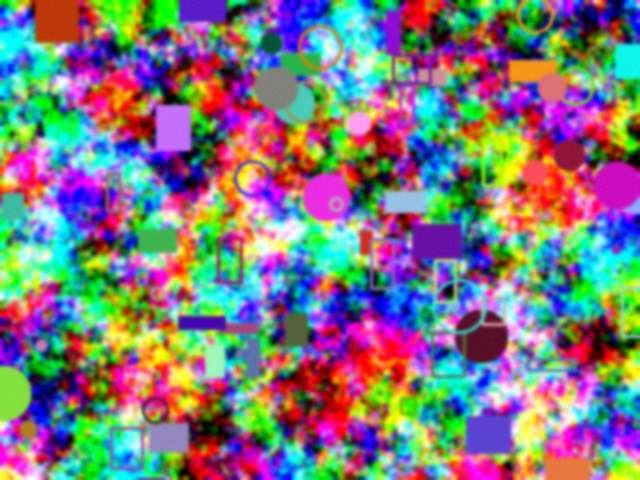
#> input picture imageguard/backend/evaluation/data/synthetic/clean_scene_jpg60_500.jpg, 640 x 480 px
$ python -i copy_move_service.py   (imports and definitions only)
#> lines starting #> are read from the running program, lines starting #| are printed output that depends on the picture
"""Copy-move candidate detection: ORB + Hamming matching + RANSAC similarity clustering.

This is an explainable baseline. Pipeline:
  1. grayscale analysis copy, optionally downscaled (scale tracked for coordinate mapping)
  2. ORB keypoints + 256-bit binary descriptors
  3. self-matching with Hamming distance: for every keypoint, find nearest neighbours,
     discarding itself and any neighbour closer than `min_displacement` pixels, then
     apply Lowe's ratio test and an absolute Hamming-distance cap
  4. unordered de-duplication of symmetric pairs (a<->b)
  5. sequential RANSAC: repeatedly fit a similarity transform (translation, rotation,
     uniform scale) to the remaining matches; its inliers form one candidate cluster
  6. clusters are filtered by support, spatial extent and overlap, then localized by the
     (padded) convex hull of the matched keypoints on each side

The algorithm cannot tell which side is the original and which is the copy, so regions
are reported symmetrically as region_a / region_b. Localization is approximate (hulls
of sparse keypoints), not pixel-accurate. No probability/confidence is produced.
"""
import time
from dataclasses import asdict, dataclass

import cv2
import numpy as np

METHOD_NAME = "orb-hamming-ransac"
METHOD_VERSION = "1.0.0"

LIMITATIONS = [
    "Only copy-move (duplication within the same image) is analysed; splicing from other images, retouching, and AI-generated edits are not detected.",
    "ORB needs texture: smooth or low-contrast copied areas (sky, walls, skin) yield few or no keypoints and can be missed.",
    "Strong rescaling, rotation, blur, noise or recompression of the copied area can break descriptor matching.",
    "Repeated natural or man-made patterns (windows, tiles, foliage) can produce false positives; many distinct consistent transforms are reported as inconclusive.",
    "Regions are approximate hulls of matched keypoints, not pixel-accurate manipulation masks.",
    "A result of 'no candidate regions' only means this method found nothing; it does not show the image is authentic.",
]


@dataclass
class CopyMoveParams:
    max_dimension: int = 1280      # longest side of the analysis copy
    n_features: int = 5000         # ORB keypoint budget
    ratio: float = 0.75            # Lowe ratio threshold (best / second best)
    max_hamming: int = 64          # absolute descriptor distance cap (of 256 bits)
    min_displacement: float = 24.0  # min pixel distance (analysis scale) between a matched pair
    min_matches: int = 8           # min inlier pairs for a cluster to count
    ransac_threshold: float = 3.0  # px reprojection tolerance (analysis scale)
    max_regions: int = 5           # max clusters returned
    min_keypoints: int = 50        # fewer keypoints => inconclusive (insufficient texture)
    min_region_area: float = 400.0  # min hull area (analysis px^2) per side
    repeat_limit: int = 6          # >= this many distinct clusters => repetitive pattern, inconclusive


@dataclass
class Region:
    id: int
    matches: int
    mean_hamming_distance: float
    transform: dict
    region_a: dict
    region_b: dict


@dataclass
class DetectionOutput:
    status: str
    status_reason: str
    original_size: tuple[int, int]  # (width, height)
    analysis_size: tuple[int, int]
    scale: float
    keypoints: int
    matches_before_filtering: int
    matches_after_descriptor_filtering: int
    matches_retained: int
    regions: list[Region]
    warnings: list[str]
    processing_ms: float
    settings: dict
    annotated: np.ndarray  # RGB uint8
    mask: np.ndarray       # HxW uint8 0/255
    heatmap: np.ndarray    # RGB uint8


# ----------------------------------------------------------------------------------------
def _match(des: np.ndarray, pts: np.ndarray, p: CopyMoveParams):
    """Return (pairs [(i, j, dist)], n_candidates). Pairs are unordered-unique."""
    n = len(des)
    k = min(10, n)
    bf = cv2.BFMatcher(cv2.NORM_HAMMING)
    knn = bf.knnMatch(des, des, k=k)
    candidates = 0
    seen: dict[tuple[int, int], float] = {}
    min_d2 = p.min_displacement ** 2
    for i, row in enumerate(knn):
        valid = []
        for m in row:
            j = m.trainIdx
            if j == i:
                continue
            d = pts[i] - pts[j]
            if d[0] * d[0] + d[1] * d[1] < min_d2:
                continue  # self, same-location duplicate, or too close to be a meaningful copy
            valid.append(m)
            if len(valid) == 2:
                break
        if not valid:
            continue
        candidates += 1
        if len(valid) < 2:
            continue
        best, second = valid
        if best.distance > p.max_hamming:
            continue
        if best.distance >= p.ratio * second.distance:
            continue
        key = (min(i, best.trainIdx), max(i, best.trainIdx))
        if key not in seen or best.distance < seen[key]:
            seen[key] = best.distance
    pairs = [(a, b, d) for (a, b), d in seen.items()]
    return pairs, candidates


# [20 lines left out: functions _hull_polygon, _bbox_overlap, not called in this run]


def _cluster(pairs, pts, p: CopyMoveParams, rng_seed: int = 0):
    """Sequential RANSAC over directed copies of the unordered pairs."""
    remaining = list(range(len(pairs)))
    clusters = []
    cv2.setRNGSeed(rng_seed)
    for _ in range(p.max_regions + p.repeat_limit):
        if len(remaining) < p.min_matches:
            break
        src, dst = [], []
        for idx in remaining:
            a, b, _d = pairs[idx]
            src += [pts[a], pts[b]]
            dst += [pts[b], pts[a]]
        src = np.asarray(src, np.float32)
        dst = np.asarray(dst, np.float32)
        M, inl = cv2.estimateAffinePartial2D(src, dst, method=cv2.RANSAC,
                                             ransacReprojThreshold=p.ransac_threshold,
                                             maxIters=3000, confidence=0.995)
        if M is None or inl is None:
            break
        inl = inl.reshape(-1).astype(bool)
        # row 2r is a->b, row 2r+1 is b->a for remaining[r]; a pair is an inlier if either direction fits
        pair_in = inl[0::2] | inl[1::2]
        members = [remaining[r] for r in np.flatnonzero(pair_in)]
        if len(members) < p.min_matches:
            break
        clusters.append((M, members))
        keep = set(members)
        remaining = [i for i in remaining if i not in keep]
    return clusters


# [10 lines left out: function _transform_summary, not called in this run]


def detect_copy_move(rgb: np.ndarray, params: CopyMoveParams | None = None) -> DetectionOutput:
    """Run the detector on an HxWx3 uint8 RGB array."""
    p = params or CopyMoveParams()
    t0 = time.perf_counter()
    H, W = rgb.shape[:2]
#> H = 480; W = 640
    warnings: list[str] = []

    scale = min(1.0, p.max_dimension / max(H, W))
#> scale = 1
    gray = cv2.cvtColor(rgb, cv2.COLOR_RGB2GRAY)
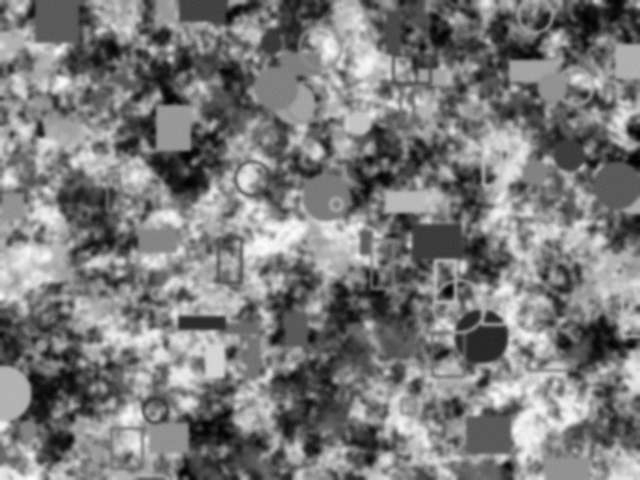
#> gray: shape (480, 640); min 0, max 254, mean 123.2
    if scale < 1.0:
        gray = cv2.resize(gray, (max(1, round(W * scale)), max(1, round(H * scale))), interpolation=cv2.INTER_AREA)
        warnings.append(f"Analysis was run on a copy downscaled by {scale:.3f}; coordinates are mapped back to the original size.")
    ah, aw = gray.shape
#> ah = 480; aw = 640

    orb = cv2.ORB_create(nfeatures=p.n_features, scaleFactor=1.2, nlevels=8, edgeThreshold=15,
                         patchSize=31, fastThreshold=10)
    kps, des = orb.detectAndCompute(gray, None)
#> kps = 5000 keypoints; strongest (x, y, size): (446, 292, 64.3), (448, 294, 77.1), (40, 132, 77.1), (182, 322, 92.6)
    n_kp = len(kps) if kps else 0
#> n_kp = 5000

    def finish(status, reason, regions, retained, before, after, pts_a, pts_b, mask):
        annotated = _annotate(rgb, regions, pts_a, pts_b)
        heat = _heatmap(rgb, pts_a + pts_b)
        return DetectionOutput(
            status=status, status_reason=reason, original_size=(W, H), analysis_size=(aw, ah), scale=scale,
            keypoints=n_kp, matches_before_filtering=before, matches_after_descriptor_filtering=after,
            matches_retained=retained, regions=regions, warnings=warnings,
            processing_ms=round((time.perf_counter() - t0) * 1000, 1), settings=asdict(p),
            annotated=annotated, mask=mask, heatmap=heat)

    empty_mask = np.zeros((H, W), np.uint8)
    if des is None or n_kp < p.min_keypoints:
        return finish("inconclusive",
                      f"Only {n_kp} ORB keypoints were found (minimum {p.min_keypoints}); the image has too little texture for this method.",
                      [], 0, 0, 0, [], [], empty_mask)

    pts = np.array([k.pt for k in kps], np.float32)
#> pts = 5000 pairs, first value 15 to 624, second value 15 to 464
    pairs, candidates = _match(des, pts, p)
#> in _match, `n = len(des)`: n = 5000
#> in _match, `k = min(10, n)`: k = 10
#> in _match, `knn = bf.knnMatch(des, des, k=k)`: knn = 5000 matches
#> the loop in _match, `for i, row in enumerate(knn):` made 5000 passes
#> key on pass 45: (44, 186)
#> after the loop in _match, `for i, row in enumerate(knn):`: candidates = 5000; seen = 17 items
#> in _match, `pairs = [(a, b, d) for (a, b), d in seen.items()]`: pairs = 17 items, first 6: (44, 186, 42), (4, 88, 31), (103, 1354, 46), (405, 701, 26), (456, 2383, 29), (950, 1329, 31)
#> candidates = 5000
    after = len(pairs)
#> after = 17
    if after < p.min_matches:
        return finish("no_candidate_regions_found",
                      f"Only {after} descriptor matches survived filtering (minimum {p.min_matches} needed to form a cluster).",
                      [], 0, candidates, after, [], [], empty_mask)

    raw_clusters = _cluster(pairs, pts, p)
#> in _cluster, `remaining = list(range(len(pairs)))`: remaining = [0, 1, 2, 3, 4, 5, 6, 7, 8, 9, 10, 11, 12, 13, 14, 15, 16]
#> the loop in _cluster, `for _ in range(p.max_regions + p.repeat_limit):` made 1 pass
#> members on pass 1: [2, 13]
#> after the loop in _cluster, `for _ in range(p.max_regions + p.repeat_limit):`: clusters = []
#> raw_clusters = []
    regions: list[Region] = []
    mask = np.zeros((H, W), np.uint8)
    all_a: list[np.ndarray] = []
    all_b: list[np.ndarray] = []
    retained = 0
    rejected = 0
    inv = 1.0 / scale
#> inv = 1
    pad = 16.0 * inv  # ~ORB patch radius (patchSize 31 / 2)
#> pad = 16
    for M, members in raw_clusters:
        # Orient each pair so "a" points are on one consistent side under the fitted transform.
        pa, pb, dists = [], [], []
        for idx in members:
            i, j, d = pairs[idx]
            fwd = np.linalg.norm(M[:, :2] @ pts[i] + M[:, 2] - pts[j])
            bwd = np.linalg.norm(M[:, :2] @ pts[j] + M[:, 2] - pts[i])
            if fwd <= bwd:
                pa.append(pts[i]); pb.append(pts[j])
            else:
                pa.append(pts[j]); pb.append(pts[i])
            dists.append(d)
        pa = np.asarray(pa, np.float32) * inv
        pb = np.asarray(pb, np.float32) * inv
        if len(pa) < 3:
            rejected += 1
            continue
        area_a = cv2.contourArea(cv2.convexHull(pa)) * scale ** 2
        area_b = cv2.contourArea(cv2.convexHull(pb)) * scale ** 2
        if min(area_a, area_b) < p.min_region_area:
            rejected += 1
            continue
        poly_a, box_a = _hull_polygon(pa, pad, (H, W))
        poly_b, box_b = _hull_polygon(pb, pad, (H, W))
        if _bbox_overlap(box_a, box_b) > 0.5:
            rejected += 1
            continue
        tr = _transform_summary(M)
        if not 0.5 <= tr["scale"] <= 2.0:
            rejected += 1
            continue
        if len(regions) >= p.max_regions:
            warnings.append(f"More than {p.max_regions} clusters were found; only the first {p.max_regions} are reported.")
            break
        rid = len(regions) + 1
        for poly in (poly_a, poly_b):
            cv2.fillPoly(mask, [poly.astype(np.int32)], 255)
        regions.append(Region(
            id=rid, matches=len(members), mean_hamming_distance=round(float(np.mean(dists)), 2),
            transform=tr,
            region_a={"bbox": box_a, "polygon": poly_a.tolist()},
            region_b={"bbox": box_b, "polygon": poly_b.tolist()},
        ))
        all_a.append(pa); all_b.append(pb)
        retained += len(members)
#> this loop made 0 passes
#> mask: shape (480, 640); every value is 0
#> after the loop, all_a = []; all_b = []; regions = []; rejected = 0; retained = 0; warnings = []
    if rejected:
        warnings.append(f"{rejected} candidate cluster(s) were discarded as too small, overlapping, or implausible.")

    if not regions:
        return finish("no_candidate_regions_found",
                      "Descriptor matches were found but none formed a geometrically consistent, sufficiently large cluster.",
                      [], 0, candidates, after, [], [], empty_mask)

    if len(raw_clusters) >= p.repeat_limit:
        warnings.append(f"{len(raw_clusters)} distinct consistent transforms were found, which usually indicates a repetitive pattern rather than a single duplicated region.")
        status = "inconclusive"
        reason = "Many distinct duplicated-looking structures were found; the image likely contains repeated patterns, so this method cannot separate natural repetition from manipulation."
    else:
        status = "candidate_regions_found"
        reason = (f"{len(regions)} cluster(s) of mutually consistent ORB matches were found "
                  f"({retained} retained matches). These are candidates only and need visual review.")
    return finish(status, reason, regions, retained, candidates, after, all_a, all_b, mask)


# ----------------------------------------------------------------------------------------
_PALETTE = [(0, 200, 255), (255, 140, 0), (80, 220, 100), (255, 70, 160), (170, 120, 255)]  # RGB


def _annotate(rgb: np.ndarray, regions: list[Region], pts_a: list, pts_b: list) -> np.ndarray:
    """Original with region polygons/boxes: solid = region A, dashed-style thin = region B, plus match lines."""
    out = rgb.copy()
    H, W = out.shape[:2]
#> H = 480; W = 640
    t = max(2, round(max(H, W) / 450))
#> t = 2
    for r in regions:
        color = _PALETTE[(r.id - 1) % len(_PALETTE)]
        for side, label, thick in ((r.region_a, "A", t), (r.region_b, "B", max(1, t - 1))):
            poly = np.asarray(side["polygon"], np.int32)
            cv2.polylines(out, [poly], True, color, thick, cv2.LINE_AA)
            b = side["bbox"]
            _dashed_rect(out, b["x"], b["y"], b["x"] + b["width"], b["y"] + b["height"], color, max(1, t - 1))
            _label(out, f"{r.id}{label}", b["x"], b["y"], color, t)
    lt = max(1, t - 1)
#> lt = 1
    for r, arr_a, arr_b in zip(regions, pts_a, pts_b):
        color = _PALETTE[(r.id - 1) % len(_PALETTE)]
        for a, b in zip(arr_a, arr_b):
            cv2.line(out, (int(a[0]), int(a[1])), (int(b[0]), int(b[1])), color, lt, cv2.LINE_AA)
            cv2.circle(out, (int(a[0]), int(a[1])), t + 1, color, -1, cv2.LINE_AA)
            cv2.circle(out, (int(b[0]), int(b[1])), t + 1, color, -1, cv2.LINE_AA)
    return out


# [16 lines left out: functions _dashed_rect, _label, not called in this run]


def _heatmap(rgb: np.ndarray, point_sets: list) -> np.ndarray:
    """Overlay of retained-match keypoint density (Gaussian-smoothed). Not a probability map.

    Density is computed on a reduced-resolution grid and the blend is done in row chunks so
    peak memory stays close to a few copies of the image even for tens of megapixels.
    """
    H, W = rgb.shape[:2]
#> H = 480; W = 640
    if not point_sets:
        return rgb.copy()
    s = min(1.0, 1024 / max(H, W))
    h, w = max(1, round(H * s)), max(1, round(W * s))
    acc = np.zeros((h, w), np.float32)
    for pts in point_sets:
        xs = np.clip(np.round(pts[:, 0] * s).astype(int), 0, w - 1)
        ys = np.clip(np.round(pts[:, 1] * s).astype(int), 0, h - 1)
        np.add.at(acc, (ys, xs), 1.0)
    acc = cv2.GaussianBlur(acc, (0, 0), max(4.0, 0.025 * max(h, w)))
    if acc.max() <= 0:
        return rgb.copy()
    norm = acc / acc.max()
    if s < 1.0:
        norm = cv2.resize(norm, (W, H), interpolation=cv2.INTER_LINEAR)
    out = np.empty_like(rgb)
    for y in range(0, H, 256):
        n = norm[y:y + 256]
        color = cv2.cvtColor(cv2.applyColorMap((n * 255).astype(np.uint8), cv2.COLORMAP_JET), cv2.COLOR_BGR2RGB)
        a = (0.7 * np.clip(n * 1.5, 0, 1))[..., None]
        out[y:y + 256] = (rgb[y:y + 256] * (1 - a) + color * a).astype(np.uint8)
    return out

>>> import cv2
>>> picture = cv2.cvtColor(cv2.imread('../../evaluation/data/synthetic/clean_scene_jpg60_500.jpg'), cv2.COLOR_BGR2RGB)
>>> result = detect_copy_move(picture)

$ run again, on imageguard/backend/evaluation/data/synthetic/clean_scene_jpg60_501.jpg
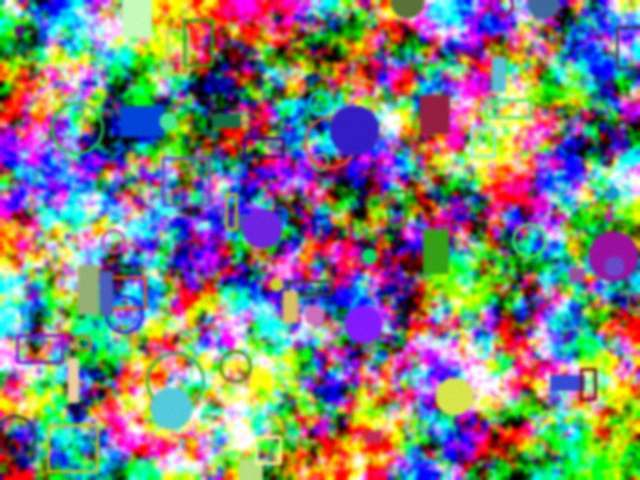
#> input picture imageguard/backend/evaluation/data/synthetic/clean_scene_jpg60_501.jpg, 640 x 480 px
#> in detect_copy_move, `gray = cv2.cvtColor(rgb, cv2.COLOR_RGB2GRAY)`:
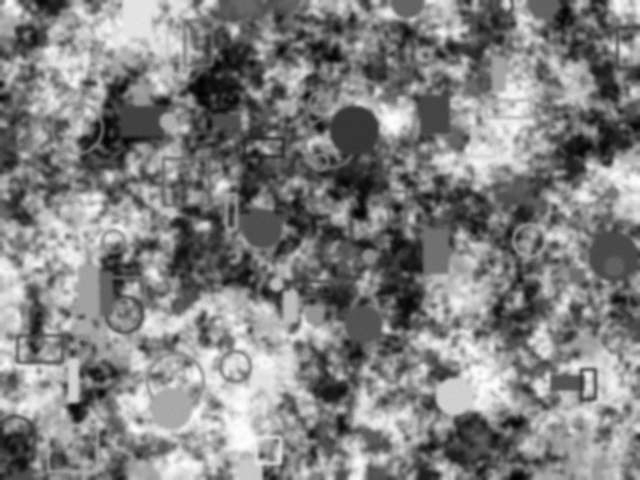
#> gray: shape (480, 640); min 1, max 255, mean 129.4
#> kps = 5000 keypoints; strongest (x, y, size): (72, 408, 111.1), (70, 406, 77.1), (69, 406, 92.6), (75, 398, 111.1)
#> n_kp = 5000
#> pts = 5000 pairs, first value 15 to 624, second value 15 to 464
#> n = 5000
#> k = 10
#> knn = 5000 matches
#> the loop in _match, `for i, row in enumerate(knn):` made 5000 passes
#> key on pass 26: (25, 377)
#> after the loop in _match, `for i, row in enumerate(knn):`: candidates = 5000; seen = 24 items
#> in _match, `pairs = [(a, b, d) for (a, b), d in seen.items()]`: pairs = 24 items, first 6: (25, 377, 34), (10, 81, 32), (190, 1494, 46), (347, 378, 47), (501, 1413, 38), (377, 676, 30)
#> in detect_copy_move, `pairs, candidates = _match(des, pts, p)`: candidates = 5000
#> after = 24
#> remaining = [0, 1, 2, 3, 4, 5, 6, 7, 8, 9, 10, 11, 12, 13, 14, 15, 16, 17, 18, 19, 20, 21, 22, 23]
#> the loop in _cluster, `for _ in range(p.max_regions + p.repeat_limit):` made 1 pass
#> members on pass 1: [0, 5]
#> after the loop in _cluster, `for _ in range(p.max_regions + p.repeat_limit):`: clusters = []
#> after the loop in detect_copy_move, `for M, members in raw_clusters:`: rejected = 0; warnings = []

$ run again, on imageguard/backend/evaluation/data/synthetic/clean_scene_jpg60_502.jpg
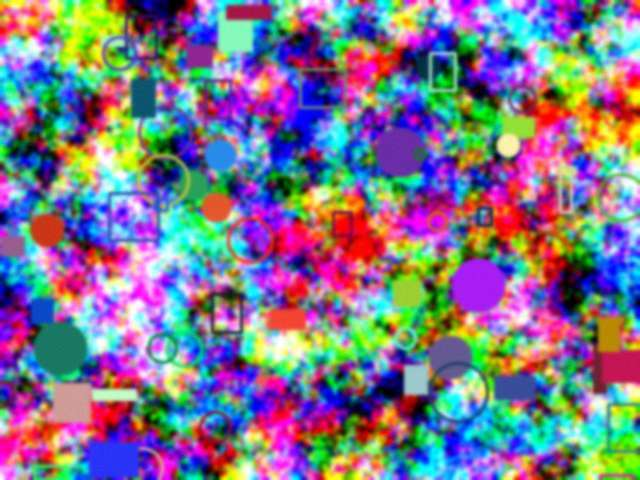
#> input picture imageguard/backend/evaluation/data/synthetic/clean_scene_jpg60_502.jpg, 640 x 480 px
#> in detect_copy_move, `gray = cv2.cvtColor(rgb, cv2.COLOR_RGB2GRAY)`:
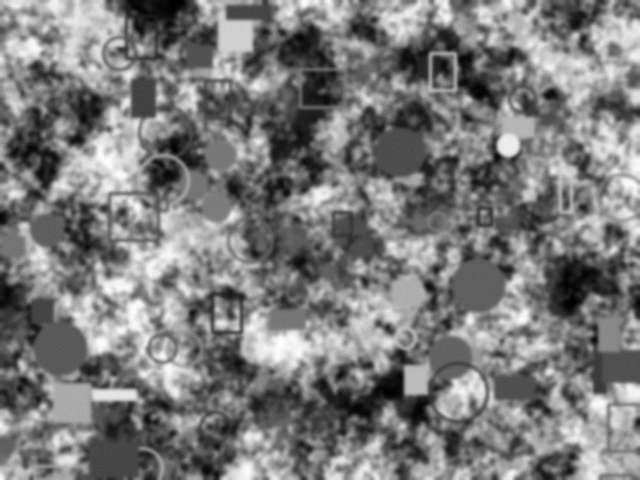
#> gray: shape (480, 640); min 0, max 255, mean 123.4
#> kps = 5000 keypoints; strongest (x, y, size): (505, 150, 111.1), (505, 152, 92.6), (499, 146, 92.6), (408, 391, 111.1)
#> n_kp = 5000
#> pts = 5000 pairs, first value 15 to 624, second value 15 to 464
#> n = 5000
#> k = 10
#> knn = 5000 matches
#> the loop in _match, `for i, row in enumerate(knn):` made 5000 passes
#> key on passes 27, 44: (26, 127), (43, 1359)
#> after the loop in _match, `for i, row in enumerate(knn):`: candidates = 5000; seen = 23 items
#> in _match, `pairs = [(a, b, d) for (a, b), d in seen.items()]`: pairs = 23 items, first 6: (26, 127, 36), (43, 1359, 48), (107, 258, 32), (392, 747, 42), (512, 911, 37), (658, 1548, 37)
#> in detect_copy_move, `pairs, candidates = _match(des, pts, p)`: candidates = 5000
#> after = 23
#> remaining = [0, 1, 2, 3, 4, 5, 6, 7, 8, 9, 10, 11, 12, 13, 14, 15, 16, 17, 18, 19, 20, 21, 22]
#> the loop in _cluster, `for _ in range(p.max_regions + p.repeat_limit):` made 1 pass
#> members on pass 1: [6, 15, 21]
#> after the loop in _cluster, `for _ in range(p.max_regions + p.repeat_limit):`: clusters = []
#> after the loop in detect_copy_move, `for M, members in raw_clusters:`: rejected = 0; warnings = []

$ run again, on imageguard/backend/evaluation/data/synthetic/clean_scene_jpg60_503.jpg
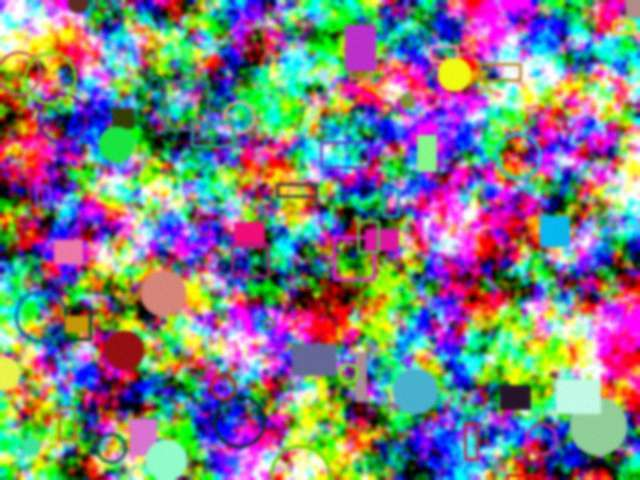
#> input picture imageguard/backend/evaluation/data/synthetic/clean_scene_jpg60_503.jpg, 640 x 480 px
#> in detect_copy_move, `gray = cv2.cvtColor(rgb, cv2.COLOR_RGB2GRAY)`:
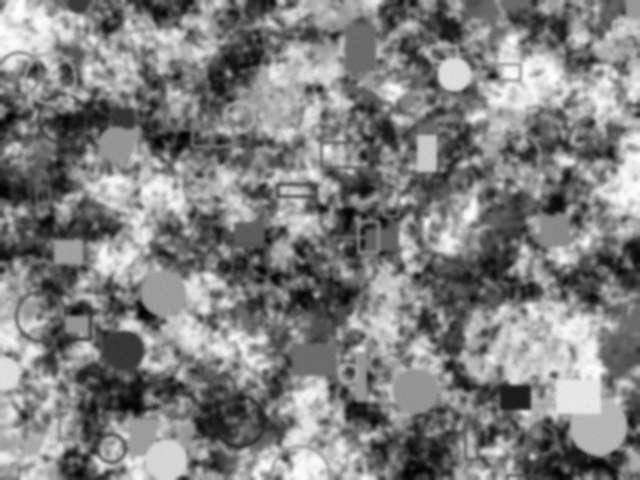
#> gray: shape (480, 640); min 0, max 255, mean 128.2
#> kps = 5000 keypoints; strongest (x, y, size): (125, 322, 111.1), (129, 315, 111.1), (527, 406, 53.6), (529, 404, 64.3)
#> n_kp = 5000
#> pts = 5000 pairs, first value 15 to 624, second value 15 to 463
#> n = 5000
#> k = 10
#> knn = 5000 matches
#> after the loop in _match, `for i, row in enumerate(knn):`: candidates = 5000; seen = 38 items
#> in _match, `pairs = [(a, b, d) for (a, b), d in seen.items()]`: pairs = 38 items, first 6: (141, 359, 26), (322, 418, 42), (384, 1084, 48), (436, 970, 34), (563, 1046, 36), (632, 2349, 46)
#> in detect_copy_move, `pairs, candidates = _match(des, pts, p)`: candidates = 5000
#> after = 38
#> remaining = 38 values from 0 to 37
#> the loop in _cluster, `for _ in range(p.max_regions + p.repeat_limit):` made 1 pass
#> members on pass 1: [13, 22, 27, 29]
#> after the loop in _cluster, `for _ in range(p.max_regions + p.repeat_limit):`: clusters = []
#> after the loop in detect_copy_move, `for M, members in raw_clusters:`: rejected = 0; warnings = []
